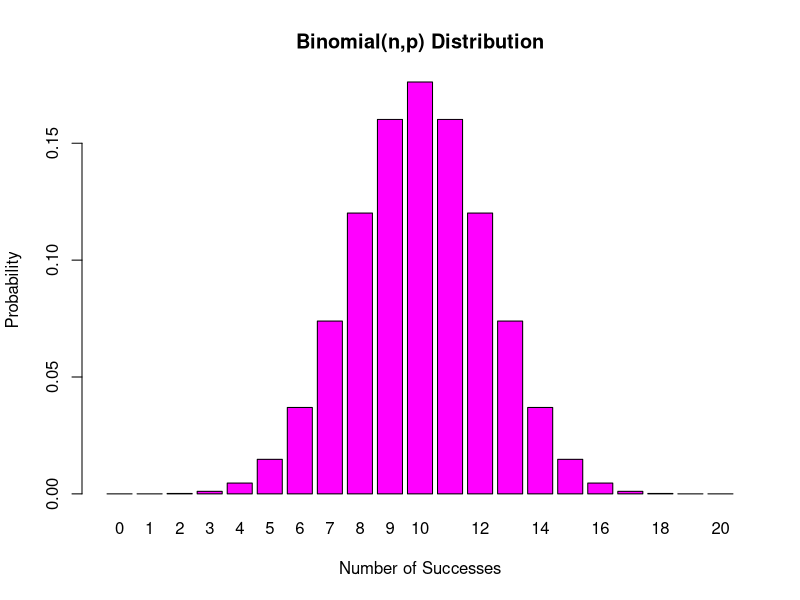
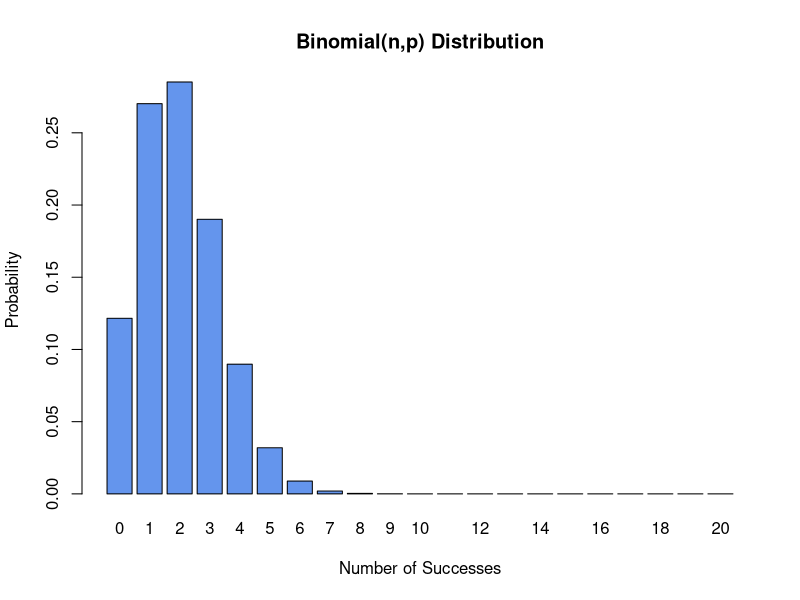
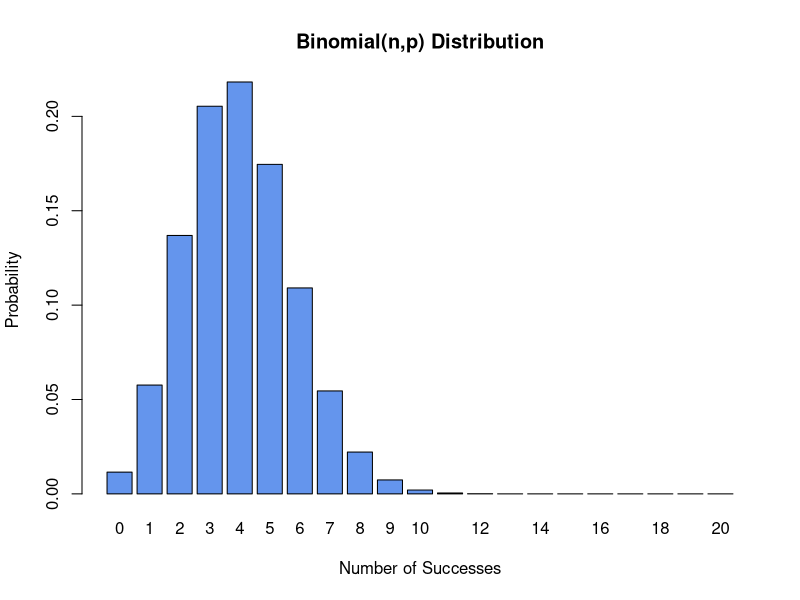
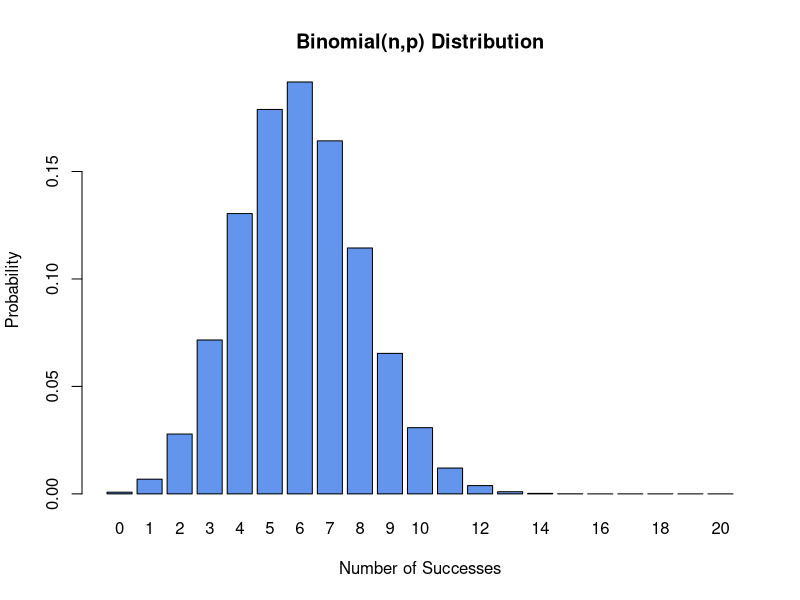
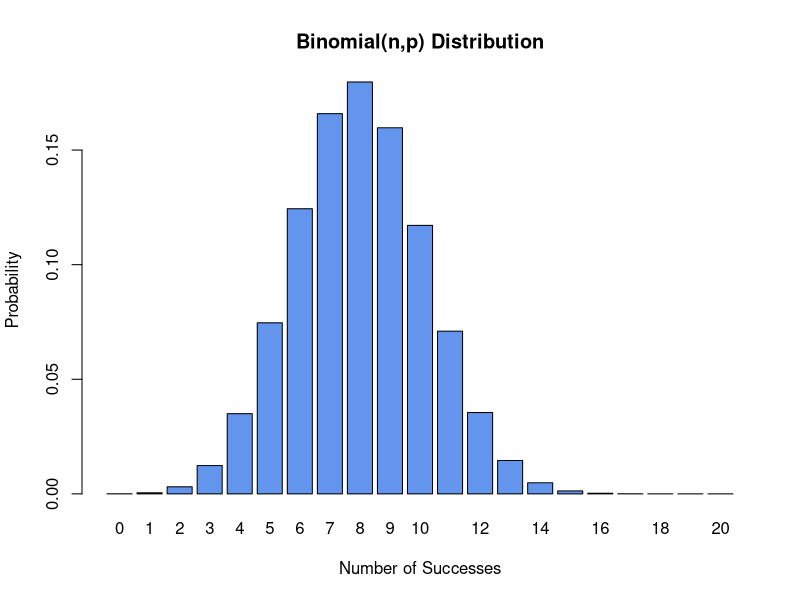
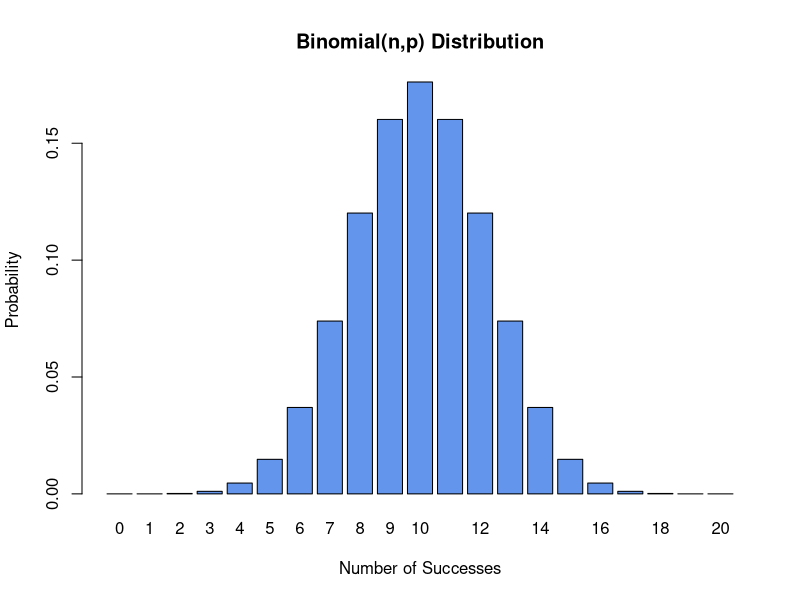
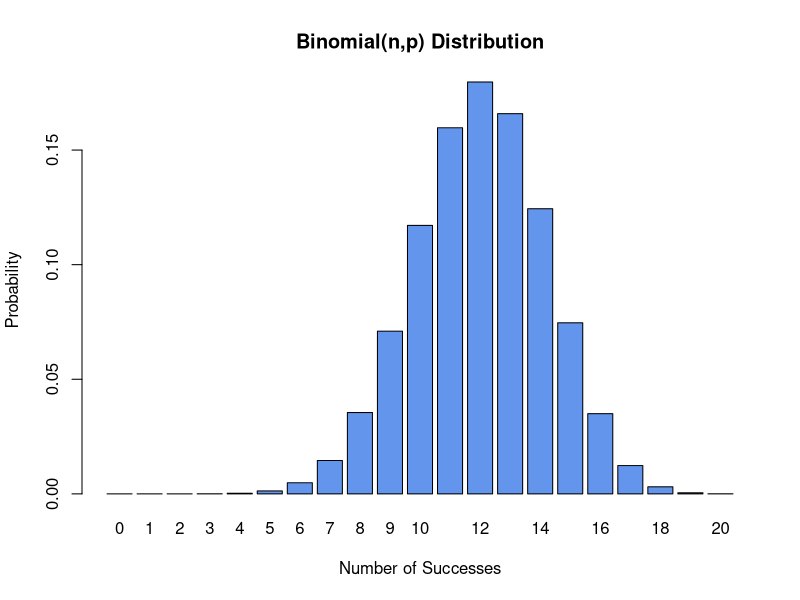
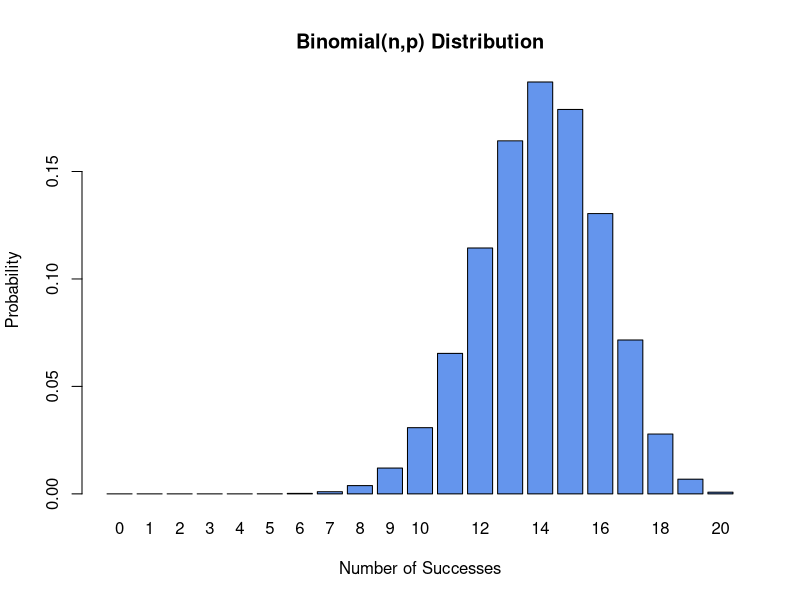

These figures' R source, in order: (Note: this script raises an error after producing the figures.)
#
# February 2, 2026

# We can make what is called the 
# "probability histogram" or 
# "graph of the probability 
# distribution function"
# for the Binomial(n,p)

# Explore this code ...

n <- 20
p <- 0.5
k <- dbinom(0:n,size=n,prob=p)
barplot(k,names.arg=0:n,
        main="Binomial(n,p) Distribution",
        col="magenta",
        xlab="Number of Successes",
        ylab="Probability")


graph <- function(n,p){
   px <- dbinom(0:n,size=n,prob=p)
   return(barplot(px,names.arg=0:n,
                  main="Binomial(n,p) Distribution",
                  col="cornflowerblue",
                  xlab="Number of Successes",
                  ylab="Probability"))
}


graph(20,0.1)
graph(20,0.2)
graph(20,0.3)
graph(20,0.4)
graph(20,0.5)
graph(20,0.6)
graph(20,0.7)
graph(20,0.8)

set.seed()
graph(20,0.999)

graph(50,0.5)
graph(100,0.5)


